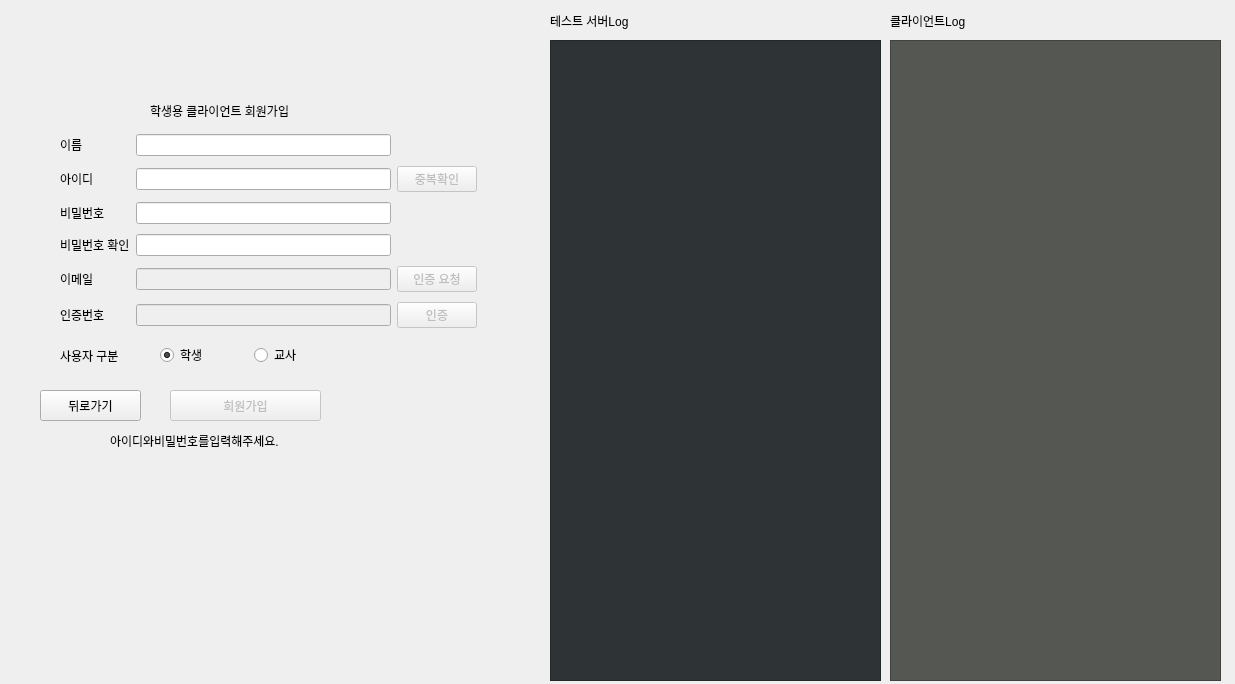
<?xml version="1.0" encoding="UTF-8"?>
<ui version="4.0">
 <class>WizardPage</class>
 <widget class="QWizardPage" name="WizardPage">
  <property name="geometry">
   <rect>
    <x>0</x>
    <y>0</y>
    <width>1235</width>
    <height>684</height>
   </rect>
  </property>
  <property name="windowTitle">
   <string>WizardPage</string>
  </property>
  <property name="styleSheet">
   <string notr="true"/>
  </property>
  <widget class="QStackedWidget" name="stackedWidget">
   <property name="geometry">
    <rect>
     <x>10</x>
     <y>10</y>
     <width>531</width>
     <height>641</height>
    </rect>
   </property>
   <property name="currentIndex">
    <number>1</number>
   </property>
   <widget class="QWidget" name="page">
    <widget class="QLabel" name="label_3">
     <property name="geometry">
      <rect>
       <x>121</x>
       <y>168</y>
       <width>56</width>
       <height>23</height>
      </rect>
     </property>
     <property name="text">
      <string>비밀번호</string>
     </property>
    </widget>
    <widget class="QLineEdit" name="loginLineEdit_2">
     <property name="geometry">
      <rect>
       <x>183</x>
       <y>171</y>
       <width>142</width>
       <height>25</height>
      </rect>
     </property>
    </widget>
    <widget class="QPushButton" name="SignUpPushButton">
     <property name="geometry">
      <rect>
       <x>331</x>
       <y>168</y>
       <width>80</width>
       <height>31</height>
      </rect>
     </property>
     <property name="text">
      <string>회원가입</string>
     </property>
    </widget>
    <widget class="QLabel" name="label">
     <property name="geometry">
      <rect>
       <x>130</x>
       <y>40</y>
       <width>231</width>
       <height>17</height>
      </rect>
     </property>
     <property name="text">
      <string>로그인</string>
     </property>
    </widget>
    <widget class="QPushButton" name="loginPushButton">
     <property name="geometry">
      <rect>
       <x>331</x>
       <y>131</y>
       <width>80</width>
       <height>31</height>
      </rect>
     </property>
     <property name="text">
      <string>로그인</string>
     </property>
    </widget>
    <widget class="QLabel" name="label_2">
     <property name="geometry">
      <rect>
       <x>121</x>
       <y>131</y>
       <width>51</width>
       <height>31</height>
      </rect>
     </property>
     <property name="text">
      <string>아이디</string>
     </property>
    </widget>
    <widget class="QLineEdit" name="loginLineEdit">
     <property name="geometry">
      <rect>
       <x>183</x>
       <y>134</y>
       <width>142</width>
       <height>25</height>
      </rect>
     </property>
    </widget>
    <widget class="QPushButton" name="pushButton_11">
     <property name="enabled">
      <bool>false</bool>
     </property>
     <property name="geometry">
      <rect>
       <x>331</x>
       <y>205</y>
       <width>80</width>
       <height>31</height>
      </rect>
     </property>
     <property name="text">
      <string>id찾기</string>
     </property>
    </widget>
    <widget class="QPushButton" name="pushButton_12">
     <property name="enabled">
      <bool>false</bool>
     </property>
     <property name="geometry">
      <rect>
       <x>331</x>
       <y>242</y>
       <width>80</width>
       <height>31</height>
      </rect>
     </property>
     <property name="text">
      <string>pw찾기</string>
     </property>
    </widget>
   </widget>
   <widget class="QWidget" name="page_4">
    <widget class="QLabel" name="label_9">
     <property name="geometry">
      <rect>
       <x>140</x>
       <y>90</y>
       <width>221</width>
       <height>21</height>
      </rect>
     </property>
     <property name="text">
      <string>학생용 클라이언트 회원가입</string>
     </property>
    </widget>
    <widget class="QWidget" name="layoutWidget">
     <property name="geometry">
      <rect>
       <x>50</x>
       <y>120</y>
       <width>417</width>
       <height>206</height>
      </rect>
     </property>
     <layout class="QGridLayout" name="gridLayout_2">
      <item row="4" column="1">
       <widget class="QLineEdit" name="lineEdit_email">
        <property name="enabled">
         <bool>false</bool>
        </property>
       </widget>
      </item>
      <item row="2" column="1">
       <widget class="QLineEdit" name="lineEdit_new_pw"/>
      </item>
      <item row="2" column="0">
       <widget class="QLabel" name="label_11">
        <property name="text">
         <string>비밀번호</string>
        </property>
       </widget>
      </item>
      <item row="4" column="2">
       <widget class="QPushButton" name="EmailCheckPushButton">
        <property name="enabled">
         <bool>false</bool>
        </property>
        <property name="text">
         <string>인증 요청</string>
        </property>
       </widget>
      </item>
      <item row="3" column="1">
       <widget class="QLineEdit" name="lineEdit_new_pw_check"/>
      </item>
      <item row="1" column="1">
       <widget class="QLineEdit" name="lineEdit_new_id">
        <property name="enabled">
         <bool>true</bool>
        </property>
       </widget>
      </item>
      <item row="1" column="0">
       <widget class="QLabel" name="label_10">
        <property name="text">
         <string>아이디</string>
        </property>
       </widget>
      </item>
      <item row="3" column="0">
       <widget class="QLabel" name="label_12">
        <property name="text">
         <string>비밀번호 확인</string>
        </property>
       </widget>
      </item>
      <item row="4" column="0">
       <widget class="QLabel" name="label_13">
        <property name="text">
         <string>이메일</string>
        </property>
       </widget>
      </item>
      <item row="5" column="0">
       <widget class="QLabel" name="label_14">
        <property name="text">
         <string>인증번호</string>
        </property>
       </widget>
      </item>
      <item row="5" column="1">
       <widget class="QLineEdit" name="lineEdit_email_check">
        <property name="enabled">
         <bool>false</bool>
        </property>
       </widget>
      </item>
      <item row="5" column="2">
       <widget class="QPushButton" name="EmailCheckNumberPushButton">
        <property name="enabled">
         <bool>false</bool>
        </property>
        <property name="text">
         <string>인증</string>
        </property>
       </widget>
      </item>
      <item row="0" column="0">
       <widget class="QLabel" name="label_15">
        <property name="text">
         <string>이름</string>
        </property>
       </widget>
      </item>
      <item row="0" column="1">
       <widget class="QLineEdit" name="lineEdit_new_name"/>
      </item>
      <item row="1" column="2">
       <widget class="QPushButton" name="SignUpCheckButton">
        <property name="enabled">
         <bool>false</bool>
        </property>
        <property name="text">
         <string>중복확인</string>
        </property>
       </widget>
      </item>
     </layout>
    </widget>
    <widget class="QPushButton" name="BackButton">
     <property name="geometry">
      <rect>
       <x>30</x>
       <y>380</y>
       <width>101</width>
       <height>31</height>
      </rect>
     </property>
     <property name="text">
      <string>뒤로가기</string>
     </property>
    </widget>
    <widget class="QLabel" name="SignUpLabel">
     <property name="geometry">
      <rect>
       <x>100</x>
       <y>420</y>
       <width>291</width>
       <height>21</height>
      </rect>
     </property>
     <property name="text">
      <string>아이디와비밀번호를입력해주세요.</string>
     </property>
    </widget>
    <widget class="QPushButton" name="SignUpPushButton_2">
     <property name="enabled">
      <bool>false</bool>
     </property>
     <property name="geometry">
      <rect>
       <x>160</x>
       <y>380</y>
       <width>151</width>
       <height>31</height>
      </rect>
     </property>
     <property name="text">
      <string>회원가입</string>
     </property>
    </widget>
    <widget class="QLabel" name="label_18">
     <property name="geometry">
      <rect>
       <x>50</x>
       <y>330</y>
       <width>87</width>
       <height>31</height>
      </rect>
     </property>
     <property name="text">
      <string>사용자 구분</string>
     </property>
    </widget>
    <widget class="QWidget" name="layoutWidget">
     <property name="geometry">
      <rect>
       <x>150</x>
       <y>330</y>
       <width>181</width>
       <height>31</height>
      </rect>
     </property>
     <layout class="QHBoxLayout" name="horizontalLayout">
      <item>
       <widget class="QRadioButton" name="userCheckButton_1">
        <property name="text">
         <string>학생</string>
        </property>
        <property name="checked">
         <bool>true</bool>
        </property>
       </widget>
      </item>
      <item>
       <widget class="QRadioButton" name="userCheckButton_2">
        <property name="text">
         <string>교사</string>
        </property>
       </widget>
      </item>
     </layout>
    </widget>
   </widget>
   <widget class="QWidget" name="page_2">
    <widget class="QLabel" name="label_4">
     <property name="geometry">
      <rect>
       <x>190</x>
       <y>30</y>
       <width>151</width>
       <height>81</height>
      </rect>
     </property>
     <property name="font">
      <font>
       <pointsize>15</pointsize>
      </font>
     </property>
     <property name="text">
      <string>학생 메인화면</string>
     </property>
    </widget>
    <widget class="QPushButton" name="mainButton_1">
     <property name="geometry">
      <rect>
       <x>61</x>
       <y>221</y>
       <width>80</width>
       <height>31</height>
      </rect>
     </property>
     <property name="text">
      <string>등급</string>
     </property>
    </widget>
    <widget class="QPushButton" name="mainButton_2">
     <property name="geometry">
      <rect>
       <x>147</x>
       <y>221</y>
       <width>80</width>
       <height>31</height>
      </rect>
     </property>
     <property name="text">
      <string>퀴즈</string>
     </property>
    </widget>
    <widget class="QPushButton" name="mainButton_3">
     <property name="geometry">
      <rect>
       <x>234</x>
       <y>222</y>
       <width>80</width>
       <height>31</height>
      </rect>
     </property>
     <property name="text">
      <string>상담</string>
     </property>
    </widget>
    <widget class="QPushButton" name="mainButton_4">
     <property name="geometry">
      <rect>
       <x>320</x>
       <y>225</y>
       <width>80</width>
       <height>25</height>
      </rect>
     </property>
     <property name="text">
      <string>Q&amp;&amp;A</string>
     </property>
    </widget>
    <widget class="QPushButton" name="beackButton_2">
     <property name="geometry">
      <rect>
       <x>70</x>
       <y>494</y>
       <width>151</width>
       <height>51</height>
      </rect>
     </property>
     <property name="text">
      <string>뒤로가기</string>
     </property>
    </widget>
   </widget>
   <widget class="QWidget" name="page_3">
    <widget class="QLabel" name="label_7">
     <property name="geometry">
      <rect>
       <x>60</x>
       <y>50</y>
       <width>67</width>
       <height>17</height>
      </rect>
     </property>
     <property name="text">
      <string>문제</string>
     </property>
    </widget>
   </widget>
   <widget class="QWidget" name="page_5">
    <widget class="QLabel" name="label_8">
     <property name="geometry">
      <rect>
       <x>56</x>
       <y>16</y>
       <width>101</width>
       <height>31</height>
      </rect>
     </property>
     <property name="text">
      <string>Q &amp; A 게시판</string>
     </property>
    </widget>
   </widget>
  </widget>
  <widget class="QLabel" name="label_16">
   <property name="geometry">
    <rect>
     <x>550</x>
     <y>10</y>
     <width>221</width>
     <height>21</height>
    </rect>
   </property>
   <property name="text">
    <string>테스트 서버Log</string>
   </property>
  </widget>
  <widget class="QTextBrowser" name="logTextBrowser">
   <property name="geometry">
    <rect>
     <x>550</x>
     <y>40</y>
     <width>331</width>
     <height>641</height>
    </rect>
   </property>
   <property name="styleSheet">
    <string notr="true">background-color: rgb(46, 52, 54);
color: rgb(138, 226, 52);</string>
   </property>
  </widget>
  <widget class="QTextBrowser" name="logTextBrowser_2">
   <property name="geometry">
    <rect>
     <x>890</x>
     <y>40</y>
     <width>331</width>
     <height>641</height>
    </rect>
   </property>
   <property name="styleSheet">
    <string notr="true">background-color: rgb(85, 87, 83);
color: rgb(238, 238, 236);</string>
   </property>
  </widget>
  <widget class="QLabel" name="label_17">
   <property name="geometry">
    <rect>
     <x>890</x>
     <y>10</y>
     <width>221</width>
     <height>21</height>
    </rect>
   </property>
   <property name="text">
    <string>클라이언트Log</string>
   </property>
  </widget>
 </widget>
 <resources/>
 <connections/>
</ui>
